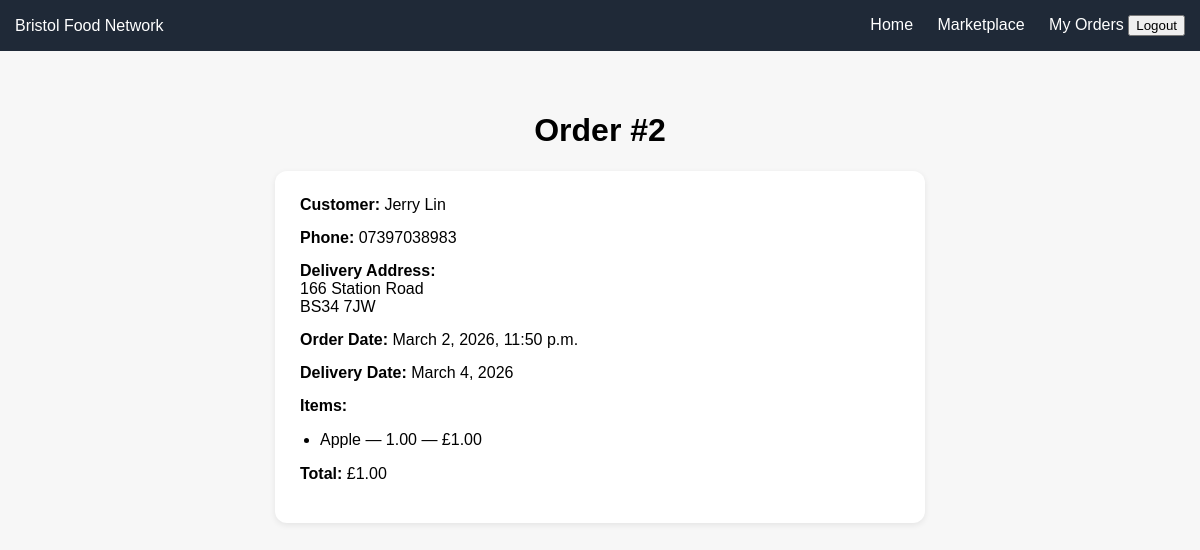
The page /marketplace/producer/orders/1/ (signed in) on the database its author committed.
### marketplace/models.py (models this page shows, shortened)
class SubOrder(models.Model):
    order = models.ForeignKey(Order, on_delete=models.CASCADE, related_name="suborders")
    producer = models.ForeignKey(User, on_delete=models.CASCADE)
    delivery_date = models.DateField()
    subtotal = models.DecimalField(max_digits=10, decimal_places=2, default=0)
    @property
    def total(self):
        return sum(item.line_total for item in self.items.all())

class Order(models.Model):
    customer = models.ForeignKey(CustomerProfile, on_delete=models.CASCADE)
    created_at = models.DateTimeField(auto_now_add=True)
    total_amount = models.DecimalField(max_digits=10, decimal_places=2, default=0)

class OrderItem(models.Model):
    suborder = models.ForeignKey(SubOrder, on_delete=models.CASCADE, related_name="items")
    product = models.ForeignKey(Product, on_delete=models.CASCADE)
    quantity = models.DecimalField(max_digits=8, decimal_places=2)
    @property
    def line_total(self):
        return self.product.price * self.quantity

class Product(models.Model):
    STATUS_CHOICES = [
        ('in_season', 'In Season'),
        ('out_of_season', 'Out of Season'),
        ('unavailable', 'Unavailable'),
    ]
    producer = models.ForeignKey(User, on_delete=models.CASCADE)
    category = models.ForeignKey(
        'Category',
        on_delete=models.SET_NULL,
        null=True,
        blank=True
    )
    name = models.CharField(max_length=255)
    description = models.TextField()
    price = models.DecimalField(max_digits=10, decimal_places=2)
    unit = models.CharField(max_length=50)
    quantity = models.IntegerField()
    status = models.CharField(
        max_length=20,
        choices=STATUS_CHOICES
    )
    is_surplus = models.BooleanField(default=False)
    discount_percentage = models.IntegerField(default=0)
    organic_certified = models.BooleanField(default=False)
    allergen_info = models.JSONField(blank=True, null=True)
    harvest_date = models.DateField()
    created_at = models.DateTimeField(auto_now_add=True)

### accounts/models.py (models this page shows, shortened)
class CustomerProfile(models.Model):
    user = models.OneToOneField(User, on_delete=models.CASCADE)
    full_name = models.CharField(max_length=255)
    phone = models.CharField(max_length=50)
    delivery_address = models.TextField()
    postcode = models.CharField(max_length=20)

### marketplace/views.py (the view)
# urls.py: path('producer/orders/<int:suborder_id>/',producer_order_detail,name='producer_order_detail'),
@login_required
def producer_order_detail(request, suborder_id):
    if not hasattr(request.user, "producerprofile"):
        return redirect("/")
    suborder = get_object_or_404(
        SubOrder.objects.select_related(
            "order",
            "order__customer",
            "order__customer__user"
        ).prefetch_related("items__product"),
        id=suborder_id,
        producer=request.user
    )
    return render(request, "marketplace/producer_order_detail.html", {
        "suborder": suborder
    })

### templates/marketplace/producer_order_detail.html (shortened to what this page needs)
<!DOCTYPE html>
<html>
<head>
</head>
<body>
<nav>
    <div>Bristol Food Network</div>
    <div>
        <a href="/">Home</a>
        <a href="/marketplace/">Marketplace</a>
        <a href="/marketplace/producer/orders/">My Orders</a>
        <form method="post" action="/logout/" style="display:inline;">
            <button type="submit">Logout</button>
        </form>
    </div>
</nav>
<div class="container">
    <h1>Order #{{ suborder.order.id }}</h1>
    <div class="card">
        <div class="section">
            <strong>Customer:</strong>
            {{ suborder.order.customer.full_name }}
        </div>
        <div class="section">
            <strong>Phone:</strong>
            {{ suborder.order.customer.phone }}
        </div>
        <div class="section">
            <strong>Delivery Address:</strong><br>
            {{ suborder.order.customer.delivery_address }}<br>
            {{ suborder.order.customer.postcode }}
        </div>
        <div class="section">
            <strong>Order Date:</strong>
            {{ suborder.order.created_at }}
        </div>
        <div class="section">
            <strong>Delivery Date:</strong>
            {{ suborder.delivery_date }}
        </div>
        <div class="section">
            <strong>Items:</strong>
            <ul>
                {% for item in suborder.items.all %}
                    <li>
                        {{ item.product.name }} —
                        {{ item.quantity|floatformat:2 }} —
                        £{{ item.line_total|floatformat:2 }}
                    </li>
                {% endfor %}
            </ul>
        </div>
        <div class="section">
            <strong>Total:</strong>
            £{{ suborder.total|floatformat:2 }}
        </div>
    </div>
</div>
</body>
</html>

### templates/marketplace/producer_order_detail.html (style rules this page uses)
body { font-family: Arial, sans-serif; margin:0; background:#f7f7f7; text-align:center; }
nav { background:#1f2937; padding:15px; color:white; display:flex; justify-content:space-between; align-items:center; }
nav a { color:white; text-decoration:none; margin-left:20px; }
.container { padding:40px 20px; }
.card { background:white; padding:25px; border-radius:12px; max-width:600px; margin:0 auto; text-align:left; box-shadow:0 2px 6px rgba(0,0,0,0.08); }
.section { margin-bottom:15px; }
ul { padding-left:20px; }

### rows shown on the page
SubOrder: order.id "2", order.customer.full_name "Jerry Lin", order.customer.phone "07397038983", order.customer.delivery_address "166 Station Road", order.customer.postcode "BS34 7JW", order.created_at "March 2, 2026, 11:50 p.m.", delivery_date "March 4, 2026", total "1.00"
OrderItem: product.name "Apple", quantity "1.00", line_total "1.00"
